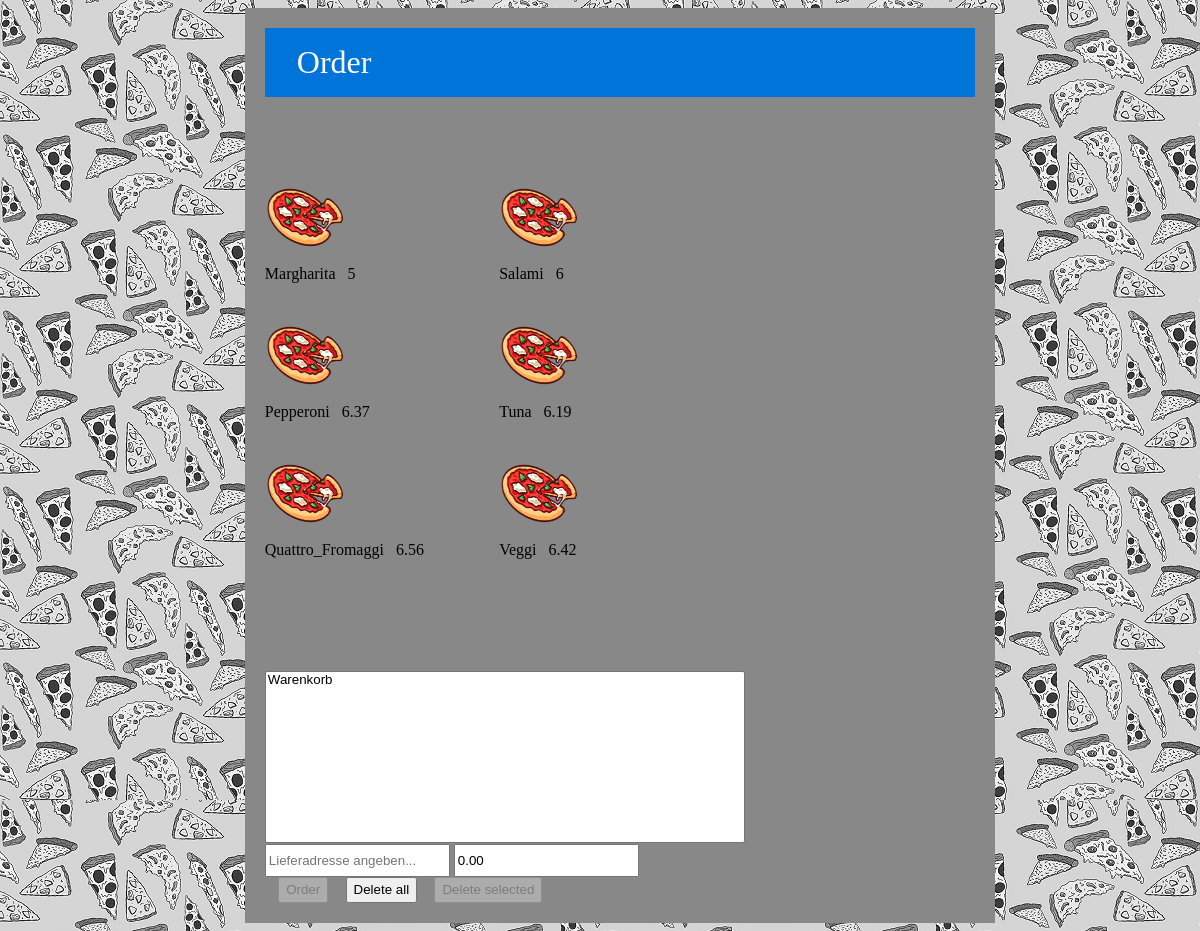
The page /client-customer/order.php on the database its author committed.
### tables this page shows
CREATE TABLE `menu` (
  `id_pizza` int(11) NOT NULL,
  `name_pizza` varchar(50) NOT NULL,
  `price_pizza` float NOT NULL
);

### client-customer/order.php (the view, shortened to what this page needs)
<?php
require_once '../Page.php';
class Order extends Page
{
    var $pizzas;
    protected function getViewData()
    {
        $this->pizzas = $this->_database->query("select * from menu");
    }
    protected function generateView()
    {
        $this->getViewData();
        $this->generatePageHeader('orderView', false);
        echo <<<EOT
        <header>
            <h1>Order</h1>
        </header>
        <section id="speisekarte" class="pizzaOffer">
EOT;
        while($row = $this->pizzas->fetch_assoc()) {
            $pizzaName = $row['name_pizza'];
            $pizzaPrice = $row['price_pizza'];
            echo <<<EOT
            <div class="menuPizzaItem">
                <a onclick="addPzza('$pizzaName', $pizzaPrice)" id="$pizzaName" tabindex="0">
                    <img src="../assets/pizza.png" width="80" height="80" alt="Pizza Img">
                    <span class="name">$pizzaName</span>
                    <span class="price">$pizzaPrice</span>
                </a>
            </div>
EOT;
        }
        echo <<<EOT
        </section>
EOT;
        echo <<<EOT
        <section id="bestellbuttons" class="orderButtons">
        <form action="order_action.php" method="POST" id="pizzaOrderList">
            <select id="shopping_cart" class="shopping_cart" multiple="" size="10"><option>Warenkorb</option> </select>
            <input type="text" class="tall_input" id="adresse" name="adresse" placeholder="Lieferadresse angeben..." oninput="enableOrderButton()" tabindex="0" required="">
            <input type="text" class="tall_input" id="preis" name="preis" placeholder="0.00 €" readonly="" value="0.00" tabindex="0">
            <br>
            <button type="button" id="orderButton" onclick="this.form.submit();" tabindex="0">Order</button>
            <button type="reset" id="delete-all" onclick="removeAllPizzas()" tabindex="0">Delete all</button>
            <button type="button" id="delete-selected" onclick="removeSelectedPizza()" disabled="" tabindex="0">Delete selected</button>
          </form>
        </section>
EOT;
        $this->generatePageFooter("orderView");
    }
    public static function main()
    {
        try {
            $page = new Order();
            $page->processReceivedData();
            $page->generateView();
        }
        catch (Exception $e) {
            header("Content-type: text/plain; charset=UTF-8");
            echo $e->getMessage();
        }
    }
}
Order::main();

### Page.php (shortened to what this page needs)
<?php
abstract class Page
{
    protected function __construct()
    {
		$this->_database = new MySQLi('localhost', 'root', '', 'ewa');
    }
    protected function generatePageHeader($headline = "", $refresh = true)
    {
        $headline = htmlspecialchars($headline);
        echo <<<EOT
        <!DOCTYPE html>
            <html lang='en'>
            <head>
                <title>$headline</title>
                <meta charset='utf-8'>
EOT;
                echo <<<EOT
                <link rel='stylesheet' type='text/css' href=$headline.css>
                <link rel='stylesheet' type='text/css' href='../mainDivStyle.css'>
            </head>
            <body>
                <div class="mainDiv">
EOT;
    }
    protected function generatePageFooter($headline = "")
    {
        if ($headline == 'orderView'){
        echo <<<EOT
                </div>
                <script src=$headline.js type='text/javascript'></script>
            </body>
        </html>
EOT;
        }
    }
}

### client-customer/orderView.css (style rules this page uses)
header { background: #0074D9; color: #fff; width: 100%; padding: 1em 0; }
header h1 { font-weight: normal; margin: 0 1em; }
body { background-color:#999; }
select.shopping_cart { width: 100%; }
section { display: inline-block; width: 100%; }
section.orderButtons { display: inline-block; width: 45%; margin-top: 7em; min-width: 30em; }
section.pizzaOffer { width: 45%; display: inline-block; margin-top: 3em; min-width: 30em; }
div.menuPizzaItem { width: 48%; min-width: 14em; height: 5em; display: inline-block; }
img { display: block; margin-top: 2em; }
span.price { display: inline-block; padding: 0.5em; margin-bottom: 2em; }
span.name { display: inline-block; margin-bottom: 2em; }
h1 { color: white; }
button { margin-left: 1em; height: 2em; }
.tall_input { height: 2em; }

### mainDivStyle.css (style rules this page uses)
div.mainDiv { width: 60%; display: inline-block; margin-left: 20%; min-width: 500px; padding: 20px ; }
body { background-image: url("assets/B&W_Pizza.png"); }
section { background-color: #888; }
div { background-color: #888; }
header { margin-top: auto; margin-bottom: auto; }

### rows shown on the page
menu: name_pizza "Margharita", price_pizza "5"
menu: name_pizza "Salami", price_pizza "6"
menu: name_pizza "Pepperoni", price_pizza "6.37"
menu: name_pizza "Tuna", price_pizza "6.19"
menu: name_pizza "Quattro_Fromaggi", price_pizza "6.56"
menu: name_pizza "Veggi", price_pizza "6.42"
